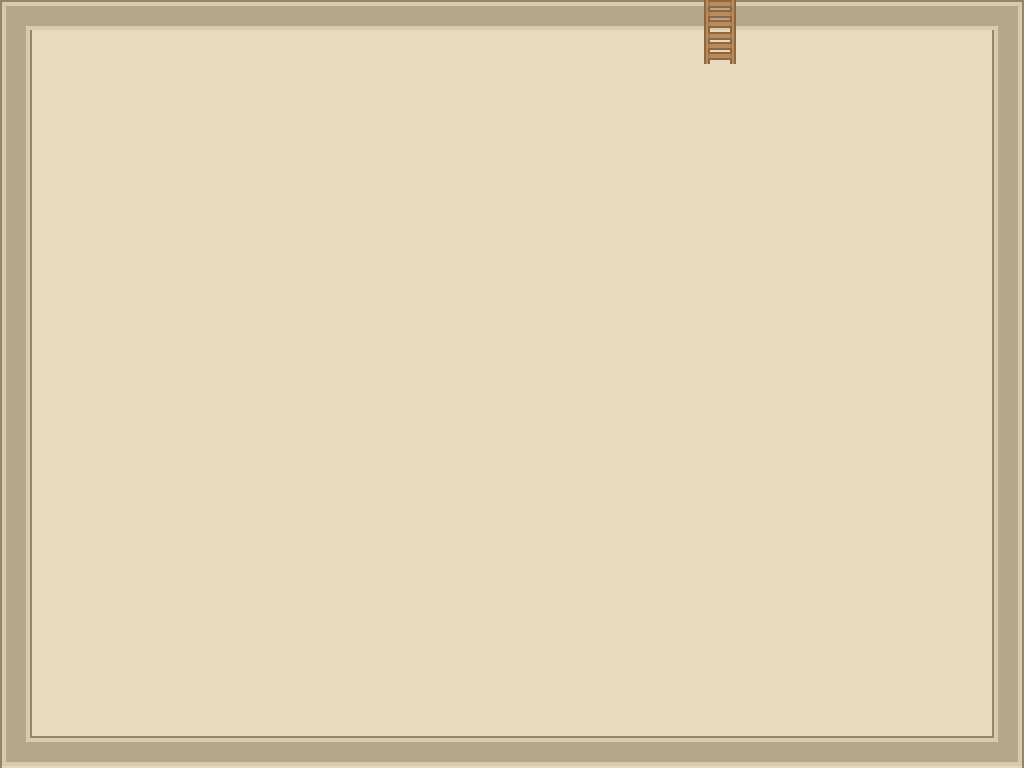

A 2D game scene composited from a Tiled map and its tileset images. What follows is a short description and the map's XML, with every tile layer's data as written:
An orthogonal 32x24 tile map with 32x32 px tiles, 2 tile layers (Tile Layer 1, Tile Layer 2) and 10 objects (5x wall, small_potion, big_potion, money_spawn, door_spawn, ...).

<map version="1.5" tiledversion="1.5.0" orientation="orthogonal" renderorder="right-down" width="32" height="24" tilewidth="32" tileheight="32" infinite="0" nextlayerid="5" nextobjectid="26">
 <tileset firstgid="1" source="roguelikeSheet_transparent.tsx" />
 <layer id="1" name="Tile Layer 1" width="32" height="24">
  <data encoding="csv">
701,699,699,699,699,699,699,699,699,699,699,699,699,699,699,699,699,699,699,699,699,699,699,699,699,699,699,699,699,699,699,702,
757,1273,1273,1273,1273,1273,1273,1273,1273,1273,1273,1273,1273,1273,1273,1273,1273,1273,1273,1273,1273,1273,1273,1273,1273,1273,1273,1273,1273,1273,1273,757,
757,1273,1273,1273,1273,1273,1273,1273,1273,1273,1273,1273,1273,1273,1273,1273,1273,1273,1273,1273,1273,1273,1273,1273,1273,1273,1273,1273,1273,1273,1273,757,
757,1273,1273,1273,1273,1273,1273,1273,1273,1273,1273,1273,1273,1273,1273,1273,1273,1273,1273,1273,1273,1273,1273,1273,1273,1273,1273,1273,1273,1273,1273,757,
757,1273,1273,1273,1273,1273,1273,1273,1273,1273,1273,1273,1273,1273,1273,1273,1273,1273,1273,1273,1273,1273,1273,1273,1273,1273,1273,1273,1273,1273,1273,757,
757,1273,1273,1273,1273,1273,1273,1273,1273,1273,1273,1273,1273,1273,1273,1273,1273,1273,1273,1273,1273,1273,1273,1273,1273,1273,1273,1273,1273,1273,1273,757,
757,1273,1273,1273,1273,1273,1273,1273,1273,1273,1273,1273,1273,1273,1273,1273,1273,1273,1273,1273,1273,1273,1273,1273,1273,1273,1273,1273,1273,1273,1273,757,
757,1273,1273,1273,1273,1273,1273,1273,1273,1273,1273,1273,1273,1273,1273,1273,1273,1273,1273,1273,1273,1273,1273,1273,1273,1273,1273,1273,1273,1273,1273,757,
757,1273,1273,1273,1273,1273,1273,1273,1273,1273,1273,1273,1273,1273,1273,1273,1273,1273,1273,1273,1273,1273,1273,1273,1273,1273,1273,1273,1273,1273,1273,757,
757,1273,1273,1273,1273,1273,1273,1273,1273,1273,1273,1273,1273,1273,1273,1273,1273,1273,1273,1273,1273,1273,1273,1273,1273,1273,1273,1273,1273,1273,1273,757,
757,1273,1273,1273,1273,1273,1273,1273,1273,1273,1273,1273,1273,1273,1273,1273,1273,1273,1273,1273,1273,1273,1273,1273,1273,1273,1273,1273,1273,1273,1273,757,
757,1273,1273,1273,1273,1273,1273,1273,1273,1273,1273,1273,1273,1273,1273,1273,1273,1273,1273,1273,1273,1273,1273,1273,1273,1273,1273,1273,1273,1273,1273,757,
757,1273,1273,1273,1273,1273,1273,1273,1273,1273,1273,1273,1273,1273,1273,1273,1273,1273,1273,1273,1273,1273,1273,1273,1273,1273,1273,1273,1273,1273,1273,757,
757,1273,1273,1273,1273,1273,1273,1273,1273,1273,1273,1273,1273,1273,1273,1273,1273,1273,1273,1273,1273,1273,1273,1273,1273,1273,1273,1273,1273,1273,1273,757,
757,1273,1273,1273,1273,1273,1273,1273,1273,1273,1273,1273,1273,1273,1273,1273,1273,1273,1273,1273,1273,1273,1273,1273,1273,1273,1273,1273,1273,1273,1273,757,
757,1273,1273,1273,1273,1273,1273,1273,1273,1273,1273,1273,1273,1273,1273,1273,1273,1273,1273,1273,1273,1273,1273,1273,1273,1273,1273,1273,1273,1273,1273,757,
757,1273,1273,1273,1273,1273,1273,1273,1273,1273,1273,1273,1273,1273,1273,1273,1273,1273,1273,1273,1273,1273,1273,1273,1273,1273,1273,1273,1273,1273,1273,757,
757,1273,1273,1273,1273,1273,1273,1273,1273,1273,1273,1273,1273,1273,1273,1273,1273,1273,1273,1273,1273,1273,1273,1273,1273,1273,1273,1273,1273,1273,1273,757,
757,1273,1273,1273,1273,1273,1273,1273,1273,1273,1273,1273,1273,1273,1273,1273,1273,1273,1273,1273,1273,1273,1273,1273,1273,1273,1273,1273,1273,1273,1273,757,
757,1273,1273,1273,1273,1273,1273,1273,1273,1273,1273,1273,1273,1273,1273,1273,1273,1273,1273,1273,1273,1273,1273,1273,1273,1273,1273,1273,1273,1273,1273,757,
757,1273,1273,1273,1273,1273,1273,1273,1273,1273,1273,1273,1273,1273,1273,1273,1273,1273,1273,1273,1273,1273,1273,1273,1273,1273,1273,1273,1273,1273,1273,757,
757,1273,1273,1273,1273,1273,1273,1273,1273,1273,1273,1273,1273,1273,1273,1273,1273,1273,1273,1273,1273,1273,1273,1273,1273,1273,1273,1273,1273,1273,1273,757,
757,1273,1273,1273,1273,1273,1273,1273,1273,1273,1273,1273,1273,1273,1273,1273,1273,1273,1273,1273,1273,1273,1273,1273,1273,1273,1273,1273,1273,1273,1273,757,
758,699,699,699,699,699,699,699,699,699,699,699,699,699,699,699,699,699,699,699,699,699,699,699,699,699,699,699,699,699,699,759
</data>
 </layer>
 <objectgroup id="2" name="Object Layer 1">
  <object id="5" name="small_potion" x="96" y="64" width="32" height="32" />
  <object id="10" name="big_potion" x="160" y="64" width="32" height="32" />
  <object id="14" type="money_spawn" x="96" y="128" width="864" height="576" />
  <object id="17" name="door_secret_room_in_spawn" type="door_spawn" x="704" y="32" width="32" height="32" />
  <object id="18" name="door_secret_room_out" type="door" x="704" y="0" width="32" height="32">
   <properties>
    <property name="map" value="map_d17.tmx" />
   </properties>
  </object>
  <object id="20" name="wall" x="4.3956" y="3.2967" width="693.407" height="20.8791" />
  <object id="22" name="wall" x="8.24155" y="740.11" width="1008.79" height="20.8791" />
  <object id="23" name="wall" x="4.39621" y="31.3187" width="21.9768" height="700" />
  <object id="24" name="wall" x="1000" y="8.24177" width="14.2845" height="724.176" />
  <object id="25" name="wall" x="747.253" y="3.84616" width="242.856" height="20.8791" />
 </objectgroup>
 <layer id="4" name="Tile Layer 2" width="32" height="24">
  <data encoding="csv">
0,0,0,0,0,0,0,0,0,0,0,0,0,0,0,0,0,0,0,0,0,0,496,0,0,0,0,0,0,0,0,0,
0,0,0,0,0,0,0,0,0,0,0,0,0,0,0,0,0,0,0,0,0,0,496,0,0,0,0,0,0,0,0,0,
0,0,0,0,0,0,0,0,0,0,0,0,0,0,0,0,0,0,0,0,0,0,0,0,0,0,0,0,0,0,0,0,
0,0,0,0,0,0,0,0,0,0,0,0,0,0,0,0,0,0,0,0,0,0,0,0,0,0,0,0,0,0,0,0,
0,0,0,0,0,0,0,0,0,0,0,0,0,0,0,0,0,0,0,0,0,0,0,0,0,0,0,0,0,0,0,0,
0,0,0,0,0,0,0,0,0,0,0,0,0,0,0,0,0,0,0,0,0,0,0,0,0,0,0,0,0,0,0,0,
0,0,0,0,0,0,0,0,0,0,0,0,0,0,0,0,0,0,0,0,0,0,0,0,0,0,0,0,0,0,0,0,
0,0,0,0,0,0,0,0,0,0,0,0,0,0,0,0,0,0,0,0,0,0,0,0,0,0,0,0,0,0,0,0,
0,0,0,0,0,0,0,0,0,0,0,0,0,0,0,0,0,0,0,0,0,0,0,0,0,0,0,0,0,0,0,0,
0,0,0,0,0,0,0,0,0,0,0,0,0,0,0,0,0,0,0,0,0,0,0,0,0,0,0,0,0,0,0,0,
0,0,0,0,0,0,0,0,0,0,0,0,0,0,0,0,0,0,0,0,0,0,0,0,0,0,0,0,0,0,0,0,
0,0,0,0,0,0,0,0,0,0,0,0,0,0,0,0,0,0,0,0,0,0,0,0,0,0,0,0,0,0,0,0,
0,0,0,0,0,0,0,0,0,0,0,0,0,0,0,0,0,0,0,0,0,0,0,0,0,0,0,0,0,0,0,0,
0,0,0,0,0,0,0,0,0,0,0,0,0,0,0,0,0,0,0,0,0,0,0,0,0,0,0,0,0,0,0,0,
0,0,0,0,0,0,0,0,0,0,0,0,0,0,0,0,0,0,0,0,0,0,0,0,0,0,0,0,0,0,0,0,
0,0,0,0,0,0,0,0,0,0,0,0,0,0,0,0,0,0,0,0,0,0,0,0,0,0,0,0,0,0,0,0,
0,0,0,0,0,0,0,0,0,0,0,0,0,0,0,0,0,0,0,0,0,0,0,0,0,0,0,0,0,0,0,0,
0,0,0,0,0,0,0,0,0,0,0,0,0,0,0,0,0,0,0,0,0,0,0,0,0,0,0,0,0,0,0,0,
0,0,0,0,0,0,0,0,0,0,0,0,0,0,0,0,0,0,0,0,0,0,0,0,0,0,0,0,0,0,0,0,
0,0,0,0,0,0,0,0,0,0,0,0,0,0,0,0,0,0,0,0,0,0,0,0,0,0,0,0,0,0,0,0,
0,0,0,0,0,0,0,0,0,0,0,0,0,0,0,0,0,0,0,0,0,0,0,0,0,0,0,0,0,0,0,0,
0,0,0,0,0,0,0,0,0,0,0,0,0,0,0,0,0,0,0,0,0,0,0,0,0,0,0,0,0,0,0,0,
0,0,0,0,0,0,0,0,0,0,0,0,0,0,0,0,0,0,0,0,0,0,0,0,0,0,0,0,0,0,0,0,
0,0,0,0,0,0,0,0,0,0,0,0,0,0,0,0,0,0,0,0,0,0,0,0,0,0,0,0,0,0,0,0
</data>
 </layer>
</map>
